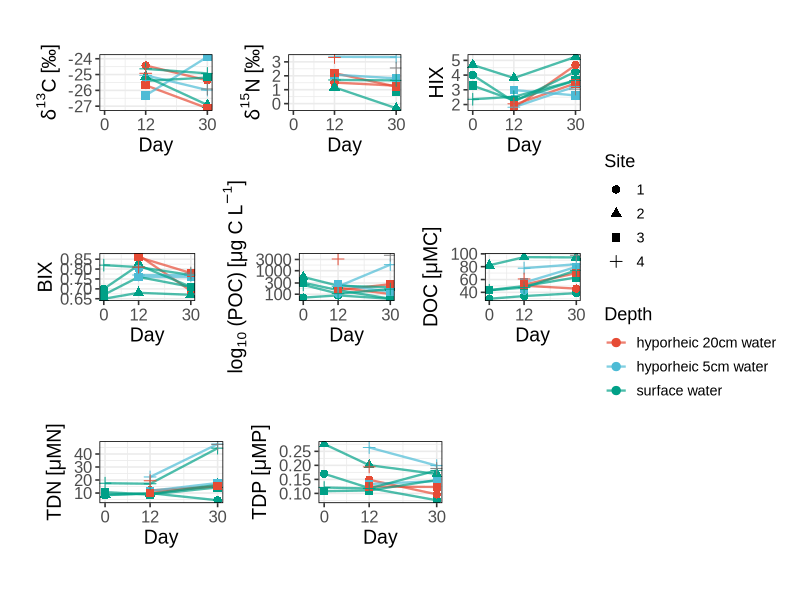
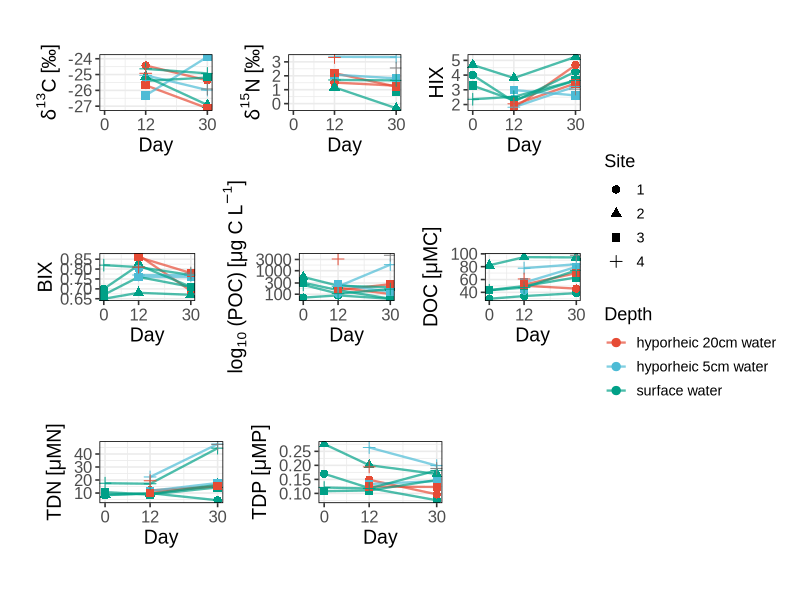

These figures' R source, in order:
# ============================================================
# Load libraries
# ============================================================
library(tidyverse)
library(car)
library(emmeans)
library(patchwork)

# Set default ggplot theme
theme_set(theme_bw())

# ============================================================
# Load input data
# ============================================================
dat <- read.csv("data/environmental_data/water_quality.csv", check.names = FALSE, stringsAsFactors = FALSE)

if ("δ13C" %in% names(dat)) dat <- dat %>% rename(d13C = `δ13C`)
if ("δ15N" %in% names(dat)) dat <- dat %>% rename(d15N = `δ15N`)

dat <- dat %>%
  rename(
    Date = Date,
    Water_Depth = Water_Depth,
    site = Area
  ) %>%
  mutate(
    Date = factor(Date, levels = c("Day_0","Day_12","Day_30")),
    day_num = case_when(
      Date == "Day_0"  ~ 0,
      Date == "Day_12" ~ 12,
      Date == "Day_30" ~ 30,
      TRUE ~ NA_real_
    )
  )
  
# ============================================================
# Statistical analysis
# ============================================================
# Calculate time-weighted means using the trapezoidal rule
twa_mean <- function(x, t){
  ok <- !(is.na(x) | is.na(t))
  x <- x[ok]; t <- t[ok]
  if (length(x) <= 1) return(NA_real_)
  o <- order(t); x <- x[o]; t <- t[o]
  if (length(x) == 2) return(mean(x))
  dt <- diff(t)
  auc <- sum( (head(x,-1) + tail(x,-1)) / 2 * dt )
  auc / (max(t) - min(t))
}

vars <- c("DOC", "POC", "HIX", "BIX", "TDN", "TDP", "d13C", "d15N")

env_unit <- dat %>%
  group_by(site, Water_Depth) %>%
  summarise(
    across(all_of(vars),
           ~ twa_mean(.x, day_num), .names = "{.col}"),
    across(all_of(vars),
           ~ sum(!is.na(.x)), .names = "n_{.col}"),
    .groups = "drop"
  )

# Test differences among sites and water depths using linear models
run_anova <- function(response, data = env_unit){
  f <- reformulate(c("site","Water_Depth"), response = response)
  df <- data %>% select(all_of(c("site","Water_Depth", response))) %>% drop_na()
  if (nrow(df) < 5) return(cat(response, ": not enough data\n"))
  fit <- lm(f, data = df)
  cat("\n=== ", response, " ===\n")
  print(Anova(fit, type = 3))
  emm <- emmeans(fit, ~ site)
  print(pairs(emm, adjust = "tukey"))
  invisible(fit)
}

for(v in vars){
  run_anova(v)
}

# ============================================================
# Plot temporal changes in environmental variables
# ============================================================
plot_timeseries <- function(var){
    ylab_var <- switch(var,
    "d13C" = expression(delta^13*C~"["*"\u2030"*"]"),
    "d15N" = expression(delta^15*N~"["*"\u2030"*"]"),
    "TDN"  = expression(TDN~"["*mu*MN*"]"),
    "TDP"  = expression(TDP~"["*mu*MP*"]"),
    "DOC"  = expression(DOC~"["*mu*MC*"]"),
    "POC"  = expression(log[10]~"(POC)"~"["*mu*g~C~L^{-1}*"]"),
    var
  )
    
    p <- ggplot(dat, aes(
        x = day_num,
        y = .data[[var]],
        group = interaction(site, Water_Depth),
        color = Water_Depth,
        shape = as.factor(site)
    )) +
        geom_line(alpha = 0.7, linewidth = 0.8) +
        geom_point(size = 2.5) +
        scale_x_continuous(breaks = c(0, 12, 30)) +
        scale_color_manual(values = c(
            "hyporheic 20cm water" = "#E64B35FF",
            "hyporheic 5cm water"  = "#4DBBD5FF",
            "surface water"        = "#00A087FF"
        )) +
        labs(x = "Day", y = ylab_var, color = "Depth", shape = "Site") +
        theme_bw(base_size = 12) +
        theme(
            text = element_text(family = "Arial", size = 13),
            axis.title = element_text(size = 14),
            axis.text  = element_text(size = 12),
            panel.border = element_rect(color = "black"),
            aspect.ratio = 0.5,
            plot.margin = margin(5, 5, 5, 15)
        )
    
    if (var == "POC") {
        p <- p + scale_y_log10(breaks = c(100, 300, 1000, 3000, 10000))
    }
    
    return(p)
}

p1 <- plot_timeseries("d13C")
p2 <- plot_timeseries("d15N")
p3 <- plot_timeseries("HIX")
p4 <- plot_timeseries("BIX")
p5 <- plot_timeseries("POC")
p6 <- plot_timeseries("DOC")
p7 <- plot_timeseries("TDN")
p8 <- plot_timeseries("TDP")

blank <- patchwork::plot_spacer()

supp_fig <- (
    (p1 | p2 | p3) /
        (p4 | p5 | p6) /
        (p7 | p8 | blank)
) +
    plot_layout(
        guides = "collect",
        heights = c(1,1,1)
    ) &
    theme(
        legend.position = "right",
        legend.justification = c("left", "center")
    )

print(supp_fig)

ggsave(
  filename = "Suppl_Fig2.pdf",
  plot = supp_fig,
  device = cairo_pdf,
  width = 350,
  height = 200,
  units = "mm",
  bg = "white"
)
